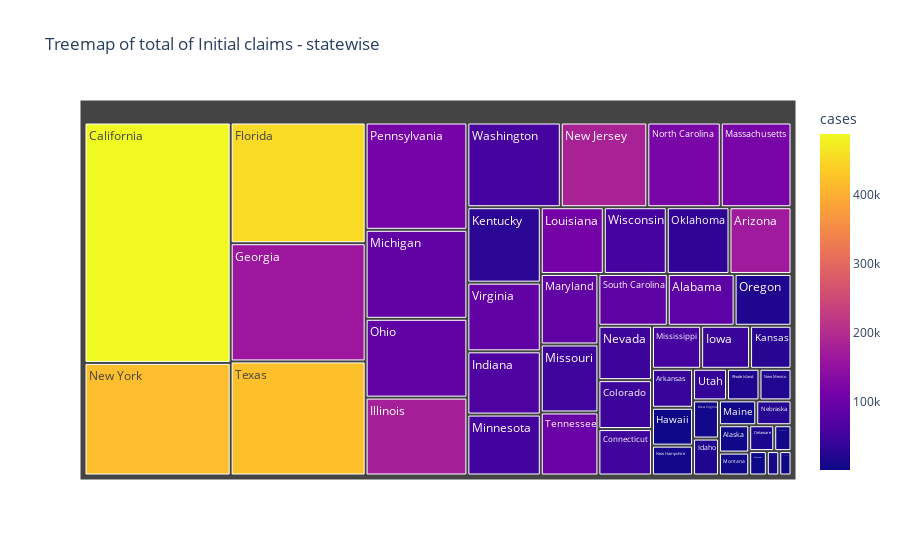

Notebook cell for this chart:
### Code cell
#color_continuous_scale=px.colors.sequential.Viridis
fig = px.treemap(df_statewise, path=['State'], values='Initial Claims',color='cases',title="Treemap of total of Initial claims - statewise")
fig.show()

### Figure 1 — Plotly figure (JSON) as saved in the notebook; plotly's stock layout.template omitted (floating-point values rounded to 4 significant figures)
{"data": [{"branchvalues": "total", "customdata": [[83782], [3440], [168300.0], [40968], [487295], [45869], [49540], [14600.0], [451415], [163547], [1842], [19810], [176967], [65918], [43285], [27177], [29480.0], [112887], [3866.0], [86846], [116700.0], [89026], [52987], [55804], [47670], [3695], [25550.0], [45928], [6513], [182475], [20140.0], [418302], [118100], [6231.0], [87893], [34605], [17805], [115000.0], [18800], [85846], [8641], [98145], [421343], [39337], [1406], [87993], [57157], [6326], [55119], [2628]], "domain": {"x": [0, 1], "y": [0, 1]}, "hovertemplate": "labels=%{label}<br>Initial Claims=%{value}<br>parent=%{parent}<br>id=%{id}<br>cases=%{color}<extra></extra>", "ids": ["Alabama", "Alaska", "Arizona", "Arkansas", "California", "Colorado", "Connecticut", "Delaware", "Florida", "Georgia", "Hawaii", "Idaho", "Illinois", "Indiana", "Iowa", "Kansas", "Kentucky", "Louisiana", "Maine", "Maryland", "Massachusetts", "Michigan", "Minnesota", "Mississippi", "Missouri", "Montana", "Nebraska", "Nevada", "New Hampshire", "New Jersey", "New Mexico", "New York", "North Carolina", "North Dakota", "Ohio", "Oklahoma", "Oregon", "Pennsylvania", "Rhode Island", "South Carolina", "South Dakota", "Tennessee", "Texas", "Utah", "Vermont", "Virginia", "Washington", "West Virginia", "Wisconsin", "Wyoming"], "labels": ["Alabama", "Alaska", "Arizona", "Arkansas", "California", "Colorado", "Connecticut", "Delaware", "Florida", "Georgia", "Hawaii", "Idaho", "Illinois", "Indiana", "Iowa", "Kansas", "Kentucky", "Louisiana", "Maine", "Maryland", "Massachusetts", "Michigan", "Minnesota", "Mississippi", "Missouri", "Montana", "Nebraska", "Nevada", "New Hampshire", "New Jersey", "New Mexico", "New York", "North Carolina", "North Dakota", "Ohio", "Oklahoma", "Oregon", "Pennsylvania", "Rhode Island", "South Carolina", "South Dakota", "Tennessee", "Texas", "Utah", "Vermont", "Virginia", "Washington", "West Virginia", "Wisconsin", "Wyoming"], "marker": {"coloraxis": "coloraxis", "colors": [83782, 3440, 168300.0, 40968, 487295, 45869, 49540, 14600.0, 451415, 163547, 1842, 19810, 176967, 65918, 43285, 27177, 29480.0, 112887, 3866.0, 86846, 116700.0, 89026, 52987, 55804, 47670, 3695, 25550.0, 45928, 6513, 182475, 20140.0, 418302, 118100, 6231.0, 87893, 34605, 17805, 115000.0, 18800, 85846, 8641, 98145, 421343, 39337, 1406, 87993, 57157, 6326, 55119, 2628]}, "name": "", "parents": ["", "", "", "", "", "", "", "", "", "", "", "", "", "", "", "", "", "", "", "", "", "", "", "", "", "", "", "", "", "", "", "", "", "", "", "", "", "", "", "", "", "", "", "", "", "", "", "", "", ""], "type": "treemap", "values": [24590.0, 5876.0, 29390.0, 11380.0, 249700.0, 18620.0, 17670.0, 4597.0, 115700.0, 113300.0, 11040.0, 6798.0, 56280.0, 33000.0, 14950.0, 12660.0, 39360.0, 29870.0, 6586.0, 28860.0, 42570.0, 64310.0, 31790.0, 15030.0, 27830.0, 4918, 6220.0, 20690.0, 8707.0, 52050.0, 7185.0, 116900.0, 44210.0, 3172.0, 56950.0, 29750.0, 20930.0, 77540.0, 7285.0, 25530.0, 2155.0, 25790.0, 109400.0, 7623.0, 3061.0, 35800.0, 56240.0, 7026.0, 29850.0, 2122.0]}], "layout": {"autosize": true, "coloraxis": {"colorbar": {"title": {"text": "cases"}}, "colorscale": [[0, "#0d0887"], [0.1111, "#46039f"], [0.2222, "#7201a8"], [0.3333, "#9c179e"], [0.4444, "#bd3786"], [0.5556, "#d8576b"], [0.6667, "#ed7953"], [0.7778, "#fb9f3a"], [0.8889, "#fdca26"], [1, "#f0f921"]]}, "legend": {"tracegroupgap": 0}, "title": {"text": "Treemap of total of Initial claims - statewise"}}}
